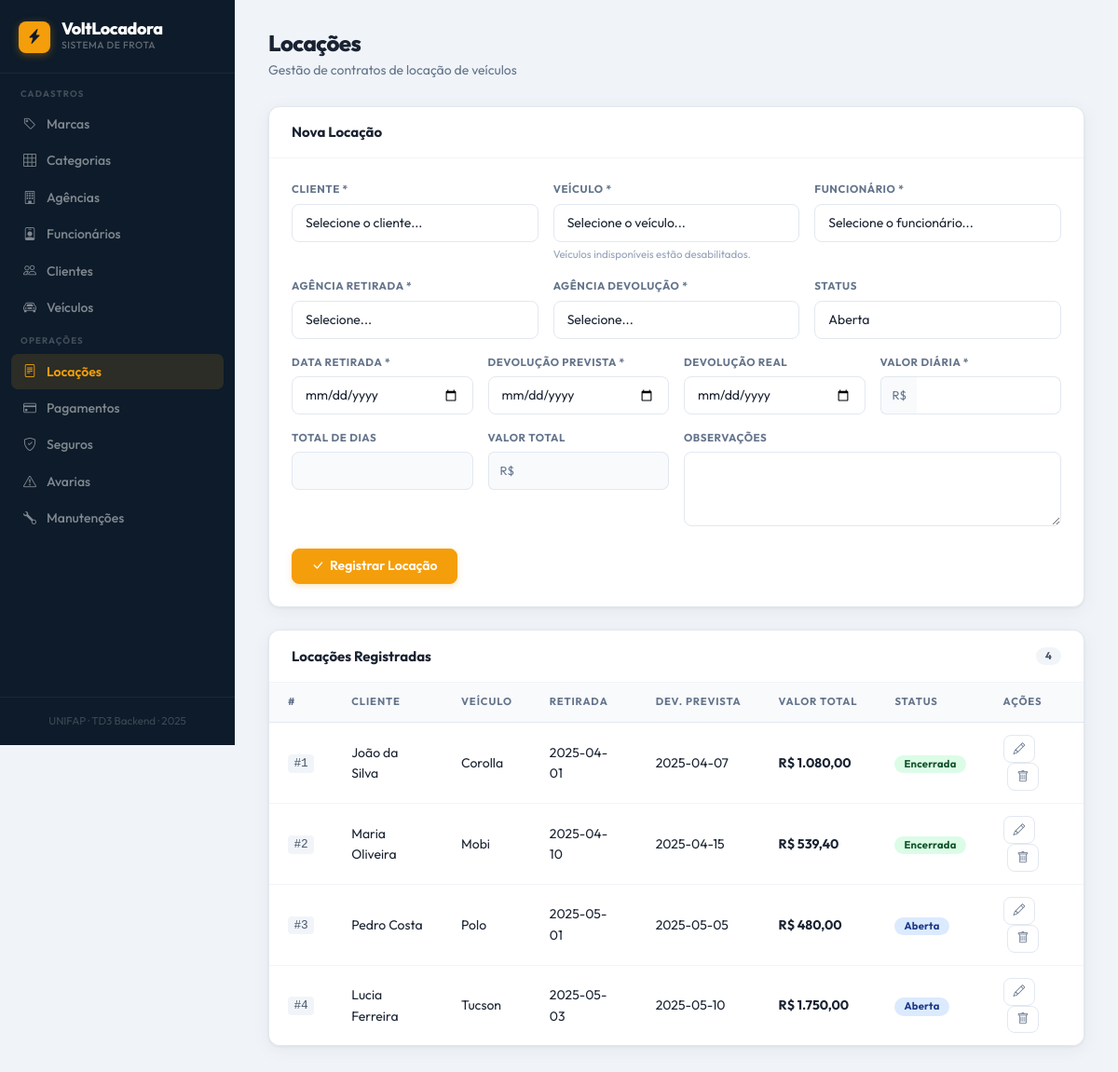
/index.php?page=locacao, run on the app's committed database.
### tables this page shows
CREATE TABLE IF NOT EXISTS locacao (
    id_locacao              INT              NOT NULL AUTO_INCREMENT,
    id_cliente              INT              NOT NULL,
    id_veiculo              INT              NOT NULL,
    id_funcionario          INT              NOT NULL,
    id_agencia_retirada     INT              NOT NULL,
    id_agencia_devolucao    INT              NOT NULL,
    data_retirada           DATE             NOT NULL,
    data_devolucao_prevista DATE             NOT NULL,
    data_devolucao_real     DATE,
    valor_diaria            DECIMAL(10,2)    NOT NULL,
    total_dias              INT              NOT NULL,
    valor_total             DECIMAL(10,2)    NOT NULL,
    status                  ENUM('aberta','encerrada','cancelada')
                                             NOT NULL DEFAULT 'aberta',
    observacoes             TEXT,
    data_criacao            DATETIME         NOT NULL DEFAULT CURRENT_TIMESTAMP,
    PRIMARY KEY (id_locacao),
    CONSTRAINT fk_loc_cliente    FOREIGN KEY (id_cliente)           REFERENCES cliente    (id_cliente)    ON UPDATE CASCADE ON DELETE RESTRICT,
    CONSTRAINT fk_loc_veiculo    FOREIGN KEY (id_veiculo)           REFERENCES veiculo    (id_veiculo)    ON UPDATE CASCADE ON DELETE RESTRICT,
    CONSTRAINT fk_loc_funcionario FOREIGN KEY (id_funcionario)      REFERENCES funcionario(id_funcionario) ON UPDATE CASCADE ON DELETE RESTRICT,
    CONSTRAINT fk_loc_ag_ret     FOREIGN KEY (id_agencia_retirada)  REFERENCES agencia    (id_agencia)    ON UPDATE CASCADE ON DELETE RESTRICT,
    CONSTRAINT fk_loc_ag_dev     FOREIGN KEY (id_agencia_devolucao) REFERENCES agencia    (id_agencia)    ON UPDATE CASCADE ON DELETE RESTRICT
);

### view/locacao_form.php (the view, shortened to what the rows shown need)
<div class="page-hdr">
  <h1>Locações</h1>
</div>
<div class="page-card p-0">
  <div class="table-wrap">
    <table class="table">
      <thead>
        <tr><th>#</th><th>Cliente</th><th>Veículo</th><th>Retirada</th><th>Dev. Prevista</th><th>Valor Total</th><th>Status</th><th>Ações</th></tr>
      </thead>
      <tbody>
      <?php
      $statusColors = ['aberta'=>'info','encerrada'=>'success','cancelada'=>'secondary'];
      foreach ($lista as $item): ?>
        <tr>
          <td><code>#<?= $item->getId() ?></code></td>
          <td><?= isset($clientesMap[$item->getIdCliente()]) ? h($clientesMap[$item->getIdCliente()]) : '<span class="text-muted">#'.$item->getIdCliente().'</span>' ?></td>
          <td><?= isset($veiculosMap[$item->getIdVeiculo()]) ? h($veiculosMap[$item->getIdVeiculo()]) : '<span class="text-muted">#'.$item->getIdVeiculo().'</span>' ?></td>
          <td><?= h($item->getDataRetirada()) ?></td>
          <td><?= h($item->getDataDevolucaoPrevista()) ?></td>
          <td><strong>R$ <?= number_format($item->getValorTotal(), 2, ',', '.') ?></strong></td>
          <td><span class="badge bg-<?= $statusColors[$item->getStatus()] ?? 'secondary' ?>"><?= ucfirst($item->getStatus()) ?></span></td>
          <td>
            <a href="index.php?page=locacao&acao=editar&id=<?= $item->getId() ?>" class="btn btn-sm btn-outline-primary" title="Editar"><i class="bi bi-pencil"></i></a>
            <a href="index.php?page=locacao&acao=deletar&id=<?= $item->getId() ?>" class="btn btn-sm btn-outline-danger ms-1" title="Excluir" onclick="return confirm('Excluir locação #<?= $item->getId() ?>?')"><i class="bi bi-trash"></i></a>
          </td>
        </tr>
      <?php endforeach; ?>
      </tbody>
    </table>
  </div>
</div>

### data on the page
locacao: id_locacao "1", id_cliente "João da Silva", id_veiculo "Corolla", data_retirada "2025-04-01", data_devolucao_prevista "2025-04-07", valor_total "1.080,00", status "Encerrada"
locacao: id_locacao "2", id_cliente "Maria Oliveira", id_veiculo "Mobi", data_retirada "2025-04-10", data_devolucao_prevista "2025-04-15", valor_total "539,40", status "Encerrada"
locacao: id_locacao "3", id_cliente "Pedro Costa", id_veiculo "Polo", data_retirada "2025-05-01", data_devolucao_prevista "2025-05-05", valor_total "480,00", status "Aberta"
locacao: id_locacao "4", id_cliente "Lucia Ferreira", id_veiculo "Tucson", data_retirada "2025-05-03", data_devolucao_prevista "2025-05-10", valor_total "1.750,00", status "Aberta"

### other printed values
count($lista) "4"
form field status "Aberta"
